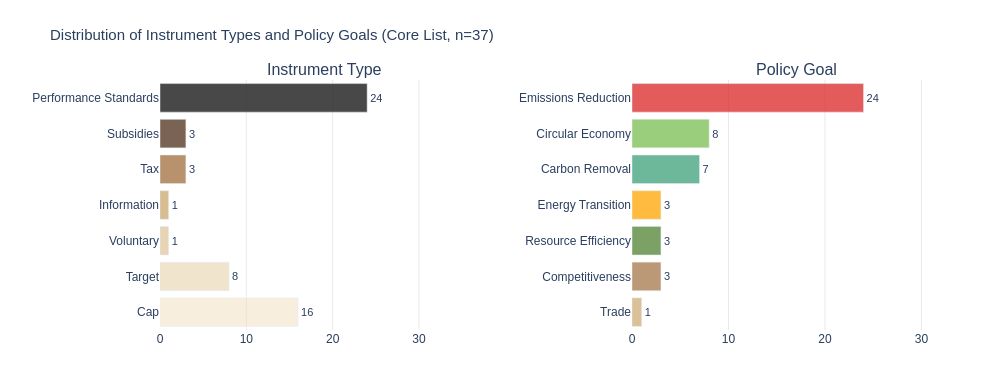

Here is the notebook cell this chart was saved with:
### Code cell
# FIGURE 2 — Instruments and Goals side by side (7.3)
instruments = {
    "Performance Standards": 24, "Subsidies": 3, "Tax": 3,
    "Information": 1, "Voluntary": 1, "Target": 8, "Cap": 16, 
}
goals = {
    "Emissions Reduction": 24, "Circular Economy": 8,
    "Carbon Removal": 7, "Energy Transition": 3,
    "Resource Efficiency": 3, "Competitiveness": 3, "Trade": 1,
}

# Colour ramp policies
inst_colors = [
    "rgba(40,40,40,0.85)",      # Regulation — near black 
    "rgba(90,60,40,0.80)",      # Subsidies
    "rgba(160,110,60,0.75)",    # Tax
    "rgba(200,160,100,0.70)",   # Cap
    "rgba(220,190,140,0.65)",   # Other
    "rgba(230,210,170,0.60)",   # Information
    "rgba(240,225,195,0.55)",   # Voluntary
]
goal_colors = [
    "rgba(220,50,50,0.80)",     # Emissions Reduction — red anchor
    "rgba(120,190,80,0.75)",    # Circular Economy — green
    "rgba(60,160,120,0.75)",    # Carbon Removal — teal
    "rgba(255,165,0,0.75)",     # Energy Transition — amber
    "rgba(80,130,50,0.75)",     # Resource Efficiency
    "rgba(160,110,60,0.70)",    # Competitiveness
    "rgba(200,160,100,0.65)",   # Trade
]

fig3 = make_subplots(
    rows=1, cols=2,
    subplot_titles=("Instrument Type", "Policy Goal"),
    horizontal_spacing=0.18,
)

fig3.add_trace(go.Bar(
    y=list(instruments.keys()),
    x=list(instruments.values()),
    orientation="h",
    marker_color=inst_colors,
    text=list(instruments.values()),
    textposition="outside",
    textfont=dict(size=11, family=FONT),
    showlegend=False,
), row=1, col=1)

fig3.add_trace(go.Bar(
    y=list(goals.keys()),
    x=list(goals.values()),
    orientation="h",
    marker_color=goal_colors,
    text=list(goals.values()),
    textposition="outside",
    textfont=dict(size=11, family=FONT),
    showlegend=False,
), row=1, col=2)

fig3.update_xaxes(
    showgrid=True, gridcolor="rgba(200,200,200,0.4)",
    range=[0, 38], row=1, col=1
)
fig3.update_xaxes(
    showgrid=True, gridcolor="rgba(200,200,200,0.4)",
    range=[0, 34], row=1, col=2
)
fig3.update_yaxes(autorange="reversed", row=1, col=1)
fig3.update_yaxes(autorange="reversed", row=1, col=2)
fig3.update_layout(
    title=dict(
        text="Distribution of Instrument Types and Policy Goals (Core List, n=37)",
        font=dict(size=15, family=FONT)
    ),
    plot_bgcolor=BG, paper_bgcolor=BG,
    width=1000, height=380,
    margin=dict(l=160, r=40, t=80, b=50),
    font=dict(family=FONT),
)
fig3.show()

### Figure 1 — Plotly figure (JSON) as saved in the notebook; plotly's stock layout.template omitted (floating-point values rounded to 4 significant figures)
{"data": [{"marker": {"color": ["rgba(40,40,40,0.85)", "rgba(90,60,40,0.80)", "rgba(160,110,60,0.75)", "rgba(200,160,100,0.70)", "rgba(220,190,140,0.65)", "rgba(230,210,170,0.60)", "rgba(240,225,195,0.55)"]}, "orientation": "h", "showlegend": false, "text": ["24", "3", "3", "1", "1", "8", "16"], "textfont": {"family": "Arial", "size": 11}, "textposition": "outside", "type": "bar", "x": [24, 3, 3, 1, 1, 8, 16], "xaxis": "x", "y": ["Performance Standards", "Subsidies", "Tax", "Information", "Voluntary", "Target", "Cap"], "yaxis": "y"}, {"marker": {"color": ["rgba(220,50,50,0.80)", "rgba(120,190,80,0.75)", "rgba(60,160,120,0.75)", "rgba(255,165,0,0.75)", "rgba(80,130,50,0.75)", "rgba(160,110,60,0.70)", "rgba(200,160,100,0.65)"]}, "orientation": "h", "showlegend": false, "text": ["24", "8", "7", "3", "3", "3", "1"], "textfont": {"family": "Arial", "size": 11}, "textposition": "outside", "type": "bar", "x": [24, 8, 7, 3, 3, 3, 1], "xaxis": "x2", "y": ["Emissions Reduction", "Circular Economy", "Carbon Removal", "Energy Transition", "Resource Efficiency", "Competitiveness", "Trade"], "yaxis": "y2"}], "layout": {"annotations": [{"font": {"size": 16}, "showarrow": false, "text": "Instrument Type", "x": 0.205, "xanchor": "center", "xref": "paper", "y": 1, "yanchor": "bottom", "yref": "paper"}, {"font": {"size": 16}, "showarrow": false, "text": "Policy Goal", "x": 0.795, "xanchor": "center", "xref": "paper", "y": 1, "yanchor": "bottom", "yref": "paper"}], "font": {"family": "Arial"}, "height": 380, "margin": {"b": 50, "l": 160, "r": 40, "t": 80}, "paper_bgcolor": "white", "plot_bgcolor": "white", "title": {"font": {"family": "Arial", "size": 15}, "text": "Distribution of Instrument Types and Policy Goals (Core List, n=37)"}, "width": 1000, "xaxis": {"anchor": "y", "domain": [0, 0.41], "gridcolor": "rgba(200,200,200,0.4)", "range": [0, 38], "showgrid": true}, "xaxis2": {"anchor": "y2", "domain": [0.59, 1], "gridcolor": "rgba(200,200,200,0.4)", "range": [0, 34], "showgrid": true}, "yaxis": {"anchor": "x", "autorange": "reversed", "domain": [0, 1]}, "yaxis2": {"anchor": "x2", "autorange": "reversed", "domain": [0, 1]}}}
